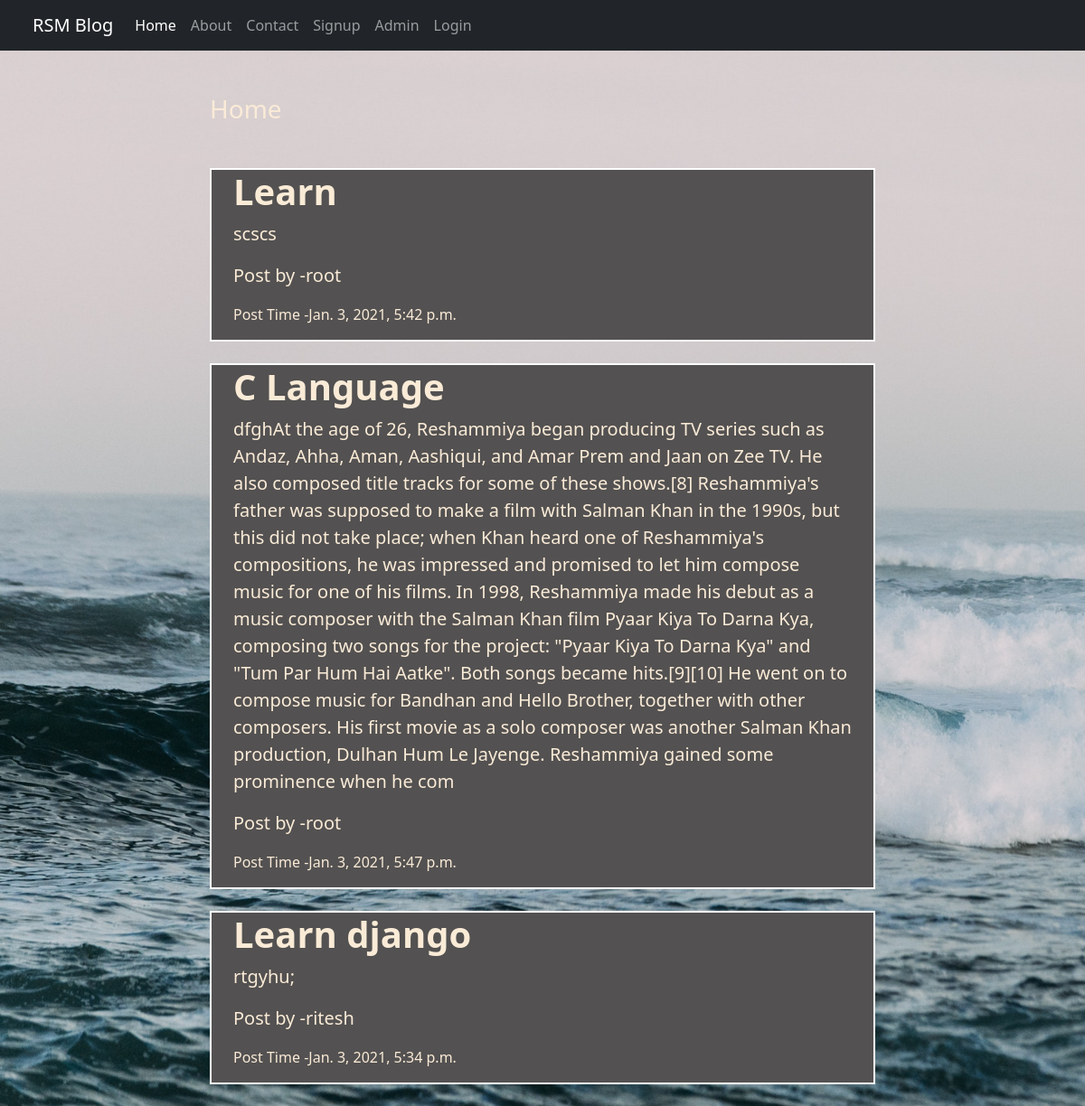
The page / on the database its author committed.
### miniblog/models.py (models this page shows)
class Post(models.Model):
    title = models.CharField(max_length=150)
    desc = models.TextField()
    uname = models.CharField(max_length=150)
    time = models.DateTimeField(auto_now=True)

### miniblog/views.py (the view)
# urls.py: 2. Add a URL to urlpatterns:  path('', views.home, name='home')
def home(request):
    posts = Post.objects.all()
    return render(request,'miniblog/home.html',{'post':posts})

### miniblog/templates/miniblog/home.html (shortened to what this page needs)
{% extends 'miniblog/base.html' %}
{% load static %}
{% block content %}
<div class="col-sm-2"></div>
<div class="col-sm-8">
    <h3 class="my-5">Home</h3>
{% for x in post|slice:"::-1" %}
    <div class="jumbo">
        <div class="container">
            <h1 class=""><b>{{x.title}}</b></h1>
            <p class="lead">{{x.desc}}</p>
            <p class="lead">Post by -{{x.uname}}</p>
            <p>Post Time -{{x.time}}</p>
        </div>
    </div></br>
    {% endfor %}
</div>
{% endblock content %}

### miniblog/templates/miniblog/base.html (shortened to what this page needs)
<!DOCTYPE html>
{% load static %}
<html lang="en">
<head>
    <link rel="stylesheet" href="{% static 'miniblog/css/bootstrap.css' %}">
    <link rel="stylesheet" href="{% static 'miniblog/css/style.css' %}">
</head>
<body style="">
<div class="container-fluid">
    <div class="row">
    {% include 'miniblog/navbar.html' %}
        </div>
</div>
<div class="container">
    <div class="row">
        {% block content %}
        {% endblock content %}
    </div>
</div>
</body>
</html>

### miniblog/templates/miniblog/navbar.html (shortened to what this page needs)
<nav class="navbar navbar-expand-lg navbar-dark bg-dark">
  <div class="container-fluid">
    <a class="navbar-brand" href="#">RSM Blog</a>
    <div class="collapse navbar-collapse" id="navbarNav">
      <ul class="navbar-nav">
        <li class="nav-item">
          <a class="nav-link active" aria-current="page" href="/">Home</a>
        </li>
        <li class="nav-item">
          <a class="nav-link" href="{% url 'about' %}">About</a>
        </li>
        <li class="nav-item">
          <a class="nav-link" href="{% url 'Contact' %}">Contact</a>
        </li>
        {% if request.user.is_authenticated %}
       <li class="nav-item">
          <a class="nav-link" href="{% url 'dashboard' %}">Dashboard</a>
        </li>
          <li class="nav-item">
          <a class="nav-link" href="{% url 'logout' %}">Logout</a>
        </li>
          <li class="nav-item">
          <a class="nav-link" href="">{{user.username}}</a>
        </li>
          <li class="nav-item">
          <a class="nav-link" href="/admin/">Admin</a>
        </li>
        {% else %}
          <li class="nav-item">
          <a class="nav-link" href="{% url 'signup' %}">Signup</a>
        </li>
          <li class="nav-item">
          <a class="nav-link" href="/admin/">Admin</a>
        </li>
          <li class="nav-item">
          <a class="nav-link" href="{% url 'login' %}">Login</a>
        </li>
        {% endif %}
      </ul>
    </div>
  </div>
</nav>

### miniblog/static/miniblog/css/style.css (style rules this page uses)
body { color: antiquewhite; }
.jumbo { border:2px solid white; background-color: rgb(83, 81, 81); }

### rows shown on the page
Post: title "Learn", desc "scscs", uname "root", time "Jan. 3, 2021, 5:42 p.m."
Post: title "C Language", desc "dfghAt the age of 26, Reshammiya began producing TV series such as Andaz, Ahha, Aman, Aashiqui, and Amar Prem and Jaan on Zee TV. He also composed title tracks for some of these shows.[8] Reshammiya's father was supposed to make a film with Salman Khan in the 1990s, but this did not take place; when Khan heard one of Reshammiya's compositions, he was impressed and promised to let him compose music for one of his films. In 1998, Reshammiya made his debut as a music composer with the Salman Khan film Pyaar Kiya To Darna Kya, composing two songs for the project: \"Pyaar Kiya To Darna Kya\" and \"Tum Par Hum Hai Aatke\". Both songs became hits.[9][10] He went on to compose music for Bandhan and…", uname "root", time "Jan. 3, 2021, 5:47 p.m."
Post: title "Learn django", desc "rtgyhu;", uname "ritesh", time "Jan. 3, 2021, 5:34 p.m."
